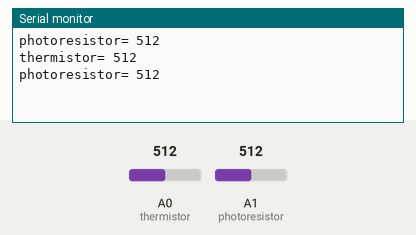
The sketch below on a simulated Arduino Uno, built with avr-gcc and run on an emulated ATmega328P. Shown: the last lines printed to the serial monitor. The inputs (shaded band) are chosen by the test bench; at power-on: A0 (thermistor) = 512, A1 (photoresistor) = 512.

Above: at 2.8 s.
2.9 s: A0 (thermistor) set to 716
At 3.8 s:
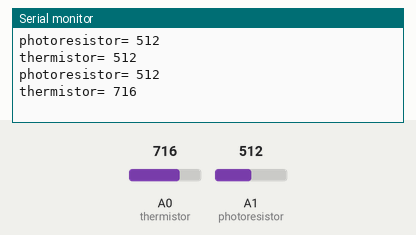
5.6 s: A1 (photoresistor) set to 716
At 6.4 s:
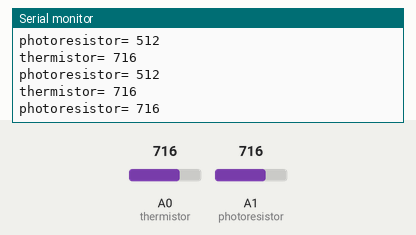
8.3 s: A0 (thermistor) set to 900
At 9.8 s:
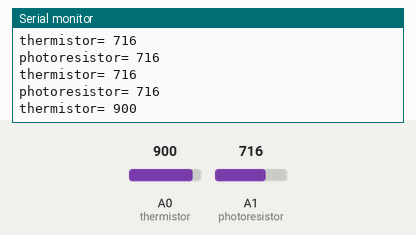
11.0 s: A1 (photoresistor) set to 900
At 11.5 s:
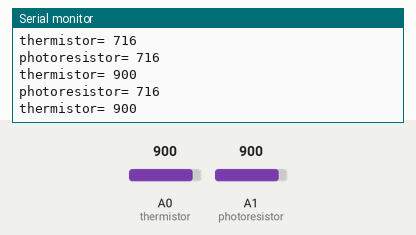
Timing chart, 0 to 14.0 s (numbered marks = the images above; inputs shaded):
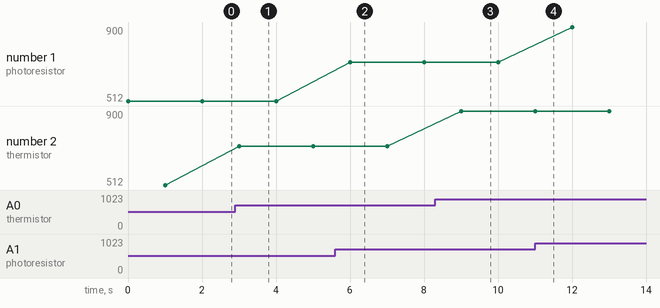

The sketch:

Thermistor_and_Photoresistor_Test.ino
```cpp
int photoresistor=A1;
int thermistor =A0;
int sensorVoltage = 0;
int sensor2Voltage = 0;
int outputValue = 0;

void setup ()
{
  Serial.begin (9600);
}

void loop ()
{
  sensorVoltage = analogRead(photoresistor);
  outputValue = map(sensorVoltage, 0, 1023, 0, 255);
  Serial.print("photoresistor= ");
  Serial.println (sensorVoltage);
  delay(1000);
    sensor2Voltage = analogRead(thermistor);
      outputValue = map(sensor2Voltage, 0, 1023, 0, 255);
    Serial.print ("thermistor= ");
  Serial.println (sensor2Voltage);
  delay (1000);
}
```

Measured:
- after the input at 2.9 s, the serial monitor: prints a new line after 0.10 s (image 1)
- after the input at 5.6 s, the serial monitor: prints a new line after 0.40 s (image 2)
- after the input at 8.3 s, the serial monitor: prints a new line after 0.70 s (image 3)
- plotted number 2: 512 → 716 after the input at 2.9 s, 716 → 900 after the input at 8.3 s
